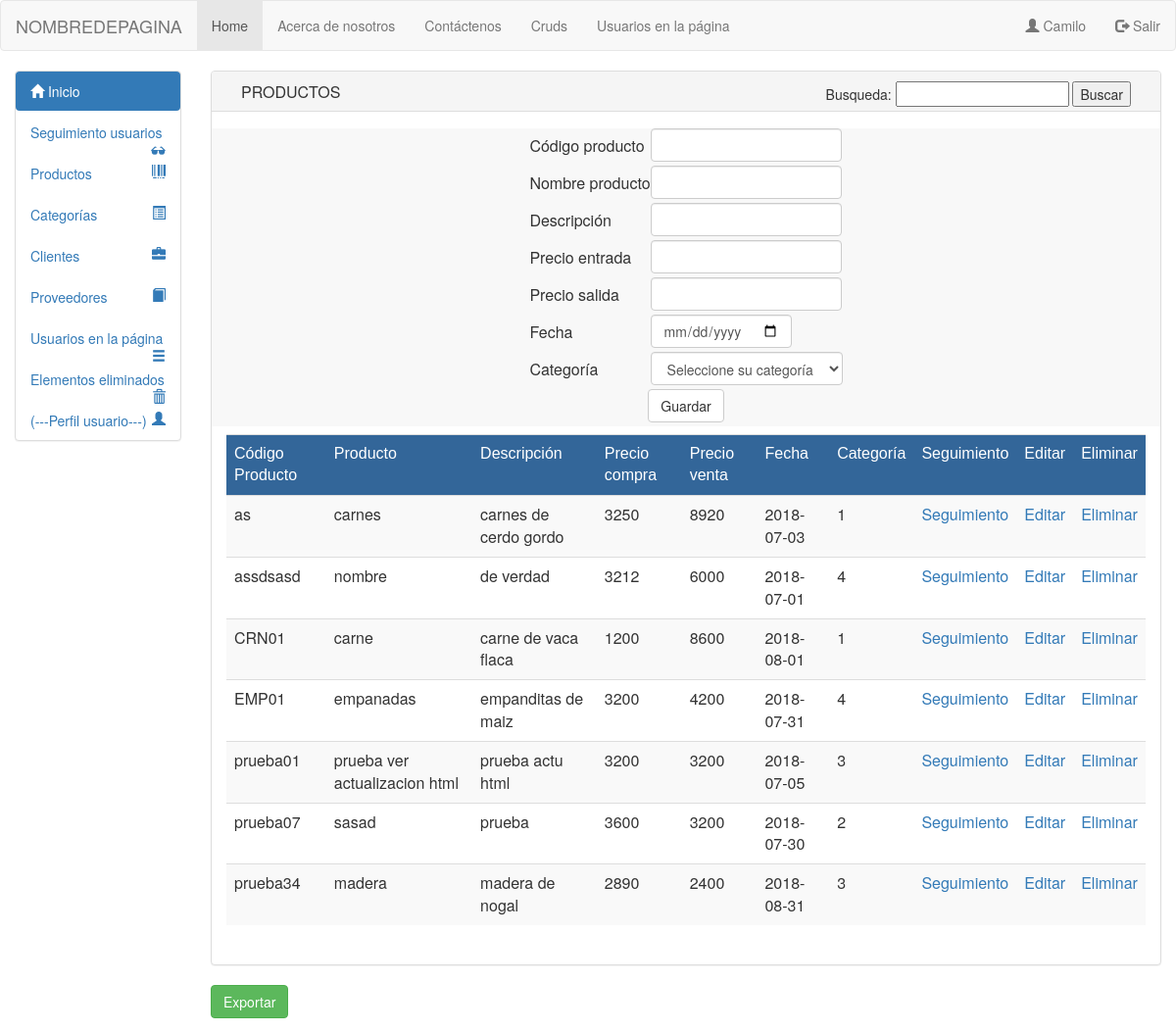
Before: /Vista/html/crudproductos.php (signed in) with the older database file.
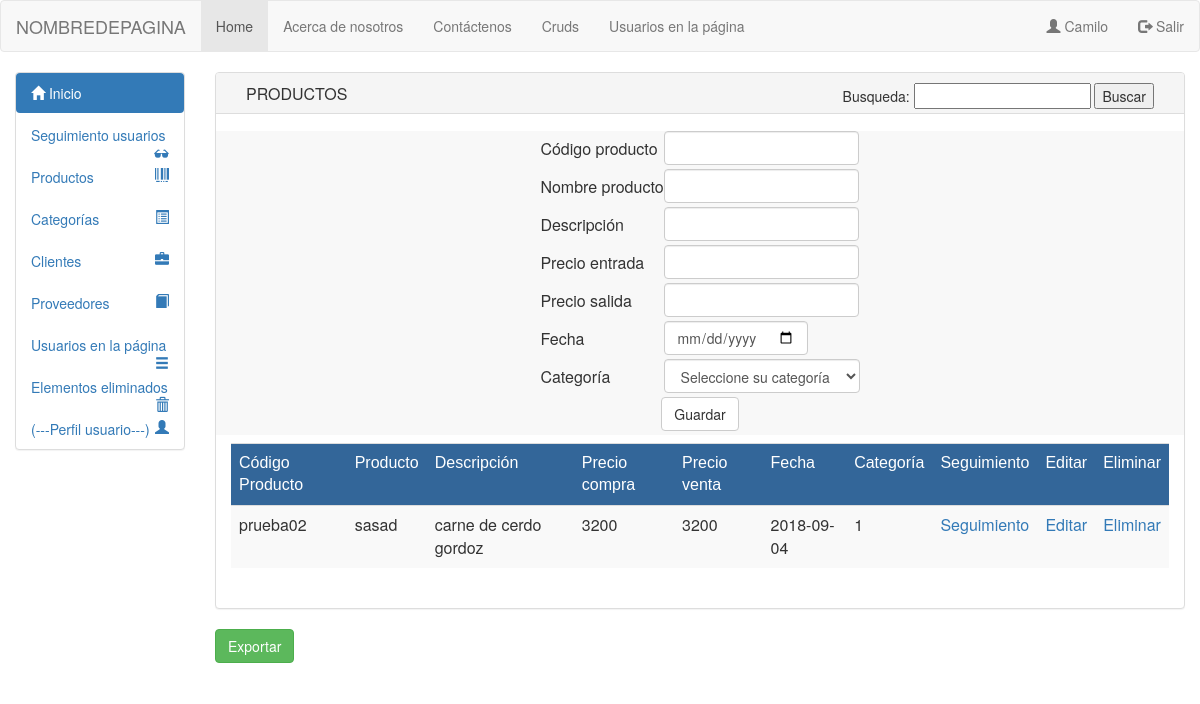
After: the same page with the newer database file.
### tables this page shows
CREATE TABLE `productos` (
  `codigo_producto` varchar(50) NOT NULL,
  `nombre_producto` varchar(50) NOT NULL,
  `desc_producto` varchar(50) NOT NULL,
  `precio_entrada` varchar(50) NOT NULL,
  `precio_salida` varchar(50) NOT NULL,
  `fecha_ingreso` date NOT NULL,
  `estado_producto` tinyint(1) NOT NULL,
  `id_categoria` int(11) DEFAULT NULL
);

### Modelo/conexion.php (called while the page is built, shortened)
<?php
class Conexion
{
public function __construct()
{
$this->con = new mysqli("localhost", "root", "", "inventcorp");
}
}
?>

### modelo/mdlprodlistar.php (called while the page is built)
<?php
 include_once("conexion.php");
class Productolis extends Conexion
{
    public function listar()
    {
        $q = "select * from productos where estado_producto='1' order by codigo_producto";
        $consulta = $this->con->query($q) or die ('failed!' . $this->con->error);
        return $consulta;
    }
}
?>

### Modelo/mdlescape.php (called while the page is built)
<?php
class Escap
{
	public function escape($string){
		return htmlentities($string, ENT_QUOTES, 'UTF-8');
	}
}
?>

### Vista/html/crudproductos.php (the view, shortened to what the changed rows need)
<?php
include_once '../../modelo/mdlprodlistar.php';
include_once '../../modelo/mdlescape.php';
?>
<html lang="en">
<head>
<link href="../bootstrap/css/bootstrap.min.css" rel="stylesheet" media="screen">
</head>
<body>
<?php
include_once 'header.php';
?>
<div class="container-fluid">
<div class="row">
<?php
include_once 'menulateral.php';
?>
<div class="col-sm-10 col-md-10">
<div class="panel panel-default">
<div class="row">
 <div class="col-sm-12 col-md-12">
             <div class="col-sm-12 col-md-12">
             <div class="table-responsive">
                    <table class="table table-hover table-striped" align="center">
                    <thead>
                        <tr>
                            <tr style="color:#FFF; background-color:#369">
                            <td style="font-family:Tahoma, Geneva, sans-serif">Código Producto</td>
                            <td style="font-family:Tahoma, Geneva, sans-serif">Producto</td>
                            <td style="font-family:Tahoma, Geneva, sans-serif">Descripción</td>
                            <td style="font-family:Tahoma, Geneva, sans-serif">Precio compra</td>
                            <td style="font-family:Tahoma, Geneva, sans-serif">Precio venta</td>
                            <td style="font-family:Tahoma, Geneva, sans-serif">Fecha</td>
                            <td style="font-family:Tahoma, Geneva, sans-serif">Categoría</td>
                            <td style="font-family:Tahoma, Geneva, sans-serif">Seguimiento</td>
                            <td style="font-family:Tahoma, Geneva, sans-serif">Editar</td>
                            <td style="font-family:Tahoma, Geneva, sans-serif">Eliminar</td>
                        </tr>
                    </thead>
                    <?php
                    $objeto= new Productolis;
                    $res=$objeto->listar();
                    $objeto2= new Escap;
                     while($row = $res->fetch_array(MYSQLI_ASSOC)){
                      ?>
                        <tr>
                            <td><?php echo $objeto2->escape($row['codigo_producto']); ?></td>
                            <td><?php echo $objeto2->escape($row['nombre_producto']); ?></td>
                            <td><?php echo $objeto2->escape($row['desc_producto']); ?></td>
                            <td><?php echo $objeto2->escape($row['precio_entrada']); ?></td>
                            <td><?php echo $objeto2->escape($row['precio_salida']); ?></td>
                            <td><?php echo $objeto2->escape($row['fecha_ingreso']); ?></td>
                            <td><?php echo $objeto2->escape($row['id_categoria']); ?></td>
                            <td>
                                <a href="chart.php?edit=<?php echo $row['codigo_producto']; ?>">Seguimiento</a>
                            </td>
                            <td>
                                <a href="crudproductos.php?edit=<?php echo $row['codigo_producto']; ?>">Editar</a>
                            </td>
                            <td>
                                <a href="../../controlador/crudprod/controlador2.php?del=<?php echo $row['codigo_producto']; ?>">Eliminar</a>
                            </td>
                        </tr>
                    <?php
                   } $objeto->CloseDB();?>
                </table>
                <br/>
             </div>
                </div>
              </div>
            </div>
        </div>
        </div>
</div>
</div>
    </body>
</html>

Changed rows visible on the page:
removed productos: codigo_producto "as", nombre_producto "carnes", desc_producto "carnes de cerdo gordo", precio_entrada "3250", precio_salida "8920", fecha_ingreso "2018-07-03", id_categoria "1"
removed productos: codigo_producto "assdsasd", nombre_producto "nombre", desc_producto "de verdad", precio_entrada "3212", precio_salida "6000", fecha_ingreso "2018-07-01", id_categoria "4"
removed productos: codigo_producto "CRN01", nombre_producto "carne", desc_producto "carne de vaca flaca", precio_entrada "1200", precio_salida "8600", fecha_ingreso "2018-08-01", id_categoria "1"
removed productos: codigo_producto "EMP01", nombre_producto "empanadas", desc_producto "empanditas de maiz", precio_entrada "3200", precio_salida "4200", fecha_ingreso "2018-07-31", id_categoria "4"
no longer on this page (row edited): productos: codigo_producto "prueba01", nombre_producto "prueba ver actualizacion html", desc_producto "prueba actu html", precio_entrada "3200", precio_salida "3200", fecha_ingreso "2018-07-05", id_categoria "3"
removed productos: codigo_producto "prueba07", nombre_producto "sasad", desc_producto "prueba", precio_entrada "3600", precio_salida "3200", fecha_ingreso "2018-07-30", id_categoria "2"
removed productos: codigo_producto "prueba34", nombre_producto "madera", desc_producto "madera de nogal", precio_entrada "2890", precio_salida "2400", fecha_ingreso "2018-08-31", id_categoria "3"
now on this page (row edited): productos: codigo_producto "prueba02", nombre_producto "sasad", desc_producto "carne de cerdo gordoz", precio_entrada "3200", precio_salida "3200", fecha_ingreso "2018-09-04", id_categoria "1"
